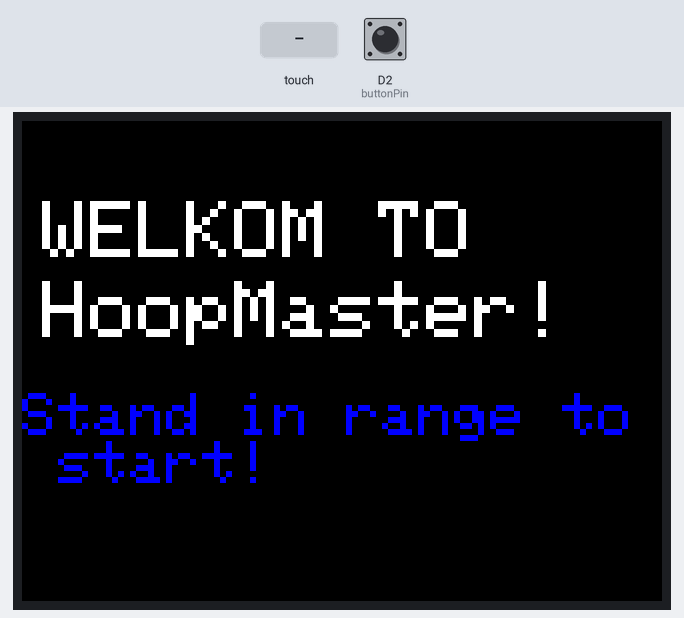
The sketch below on a simulated Arduino Uno R4 WiFi. On the bench: 320×240 colour display. Inputs (shaded band) come from the test bench; at power-on: D2 (buttonPin) HIGH. WiFi joins after 1.5 s; servers stay silent unless stated.

Above: at 3.0 s.
3.1 s: touch panel pressed at 13 % / 10 % of its raw x / y range
At 3.9 s:
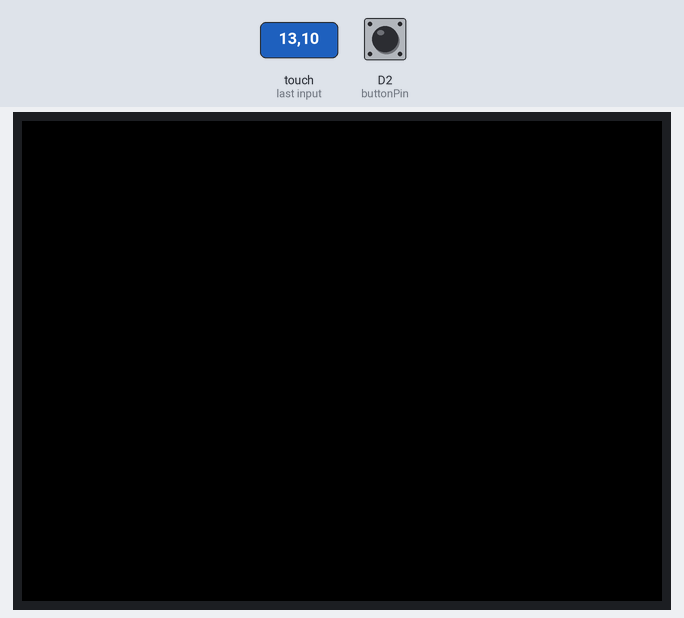
6.1 s: D2 (buttonPin) pulled LOW for 3.2 s
At 7.8 s:
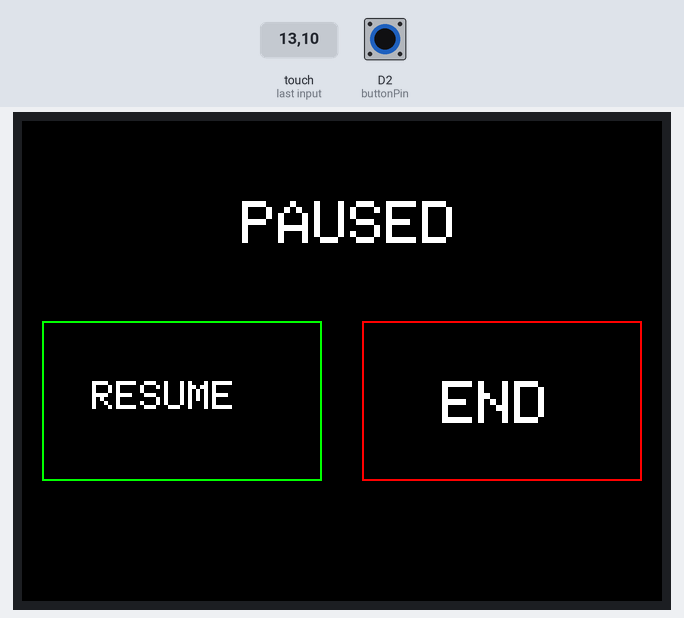
10.8 s: touch panel pressed at 38 % / 10 % of its raw x / y range
At 12.6 s:
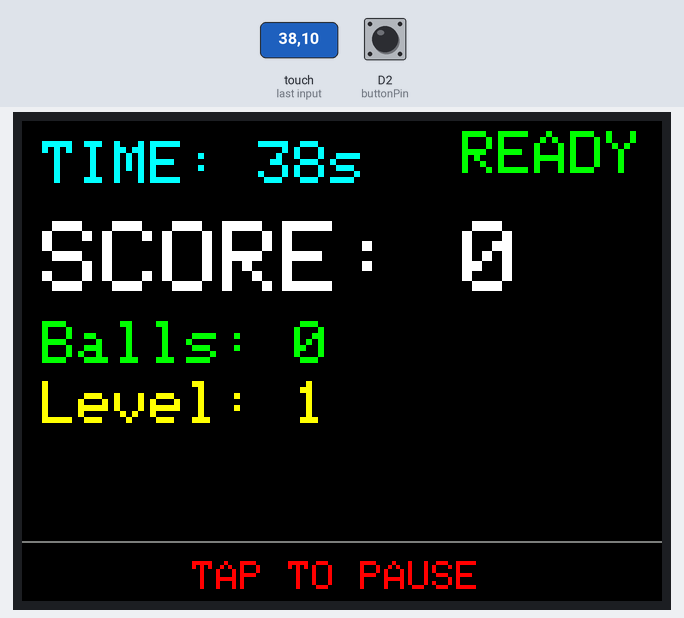
13.8 s: touch panel pressed at 13 % / 30 % of its raw x / y range
At 15.0 s:
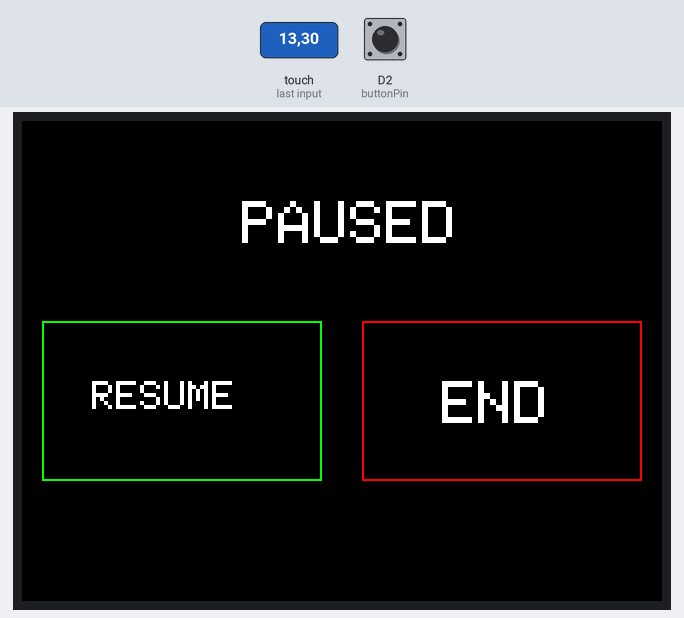
15.3 s: touch panel pressed at 38 % / 70 % of its raw x / y range
At 16.5 s:
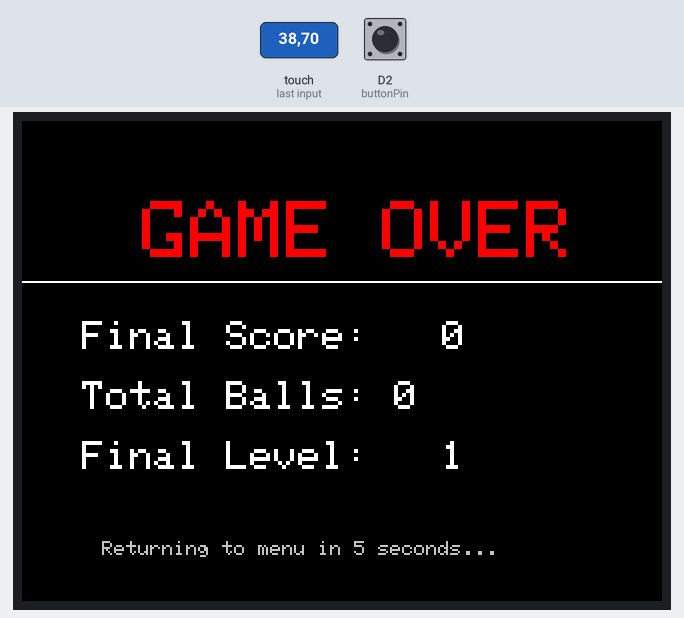
21.3 s: touch panel pressed at 62 % / 10 % of its raw x / y range
At 22.8 s:
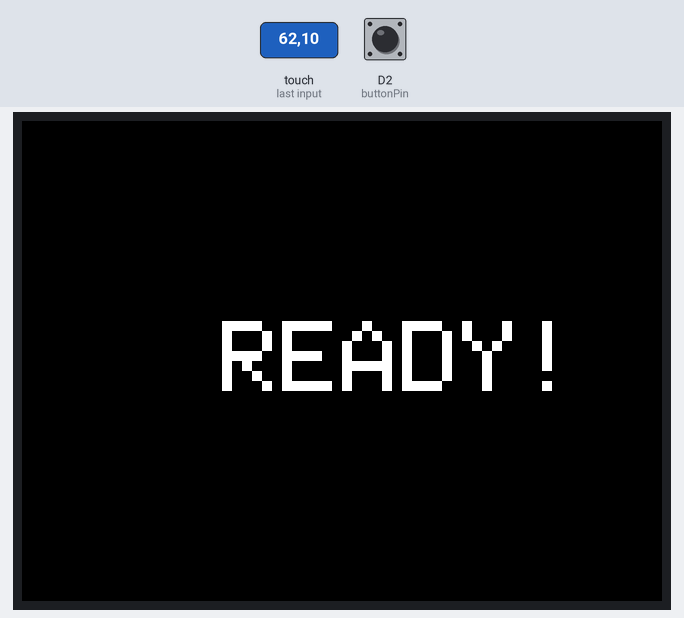
Timing chart, 0 to 24.3 s (numbered marks = the images above; inputs shaded):
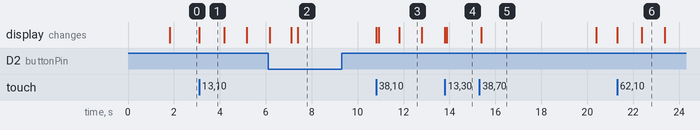

The sketch:

ArduinoBoardOne.ino
```cpp
#include "WiFiS3.h"
#include "WiFiUdp.h"
#include "SPI.h"
#include "Adafruit_GFX.h"
#include "Adafruit_ILI9341.h"
#include "TouchScreen.h"

// TFT & Touch Pins
#define TFT_DC 7
#define TFT_CS 10
#define TFT_RST 6
#define YP A2
#define XM A3
#define YM 8
#define XP 9

// Calibration
#define TS_MINX 150
#define TS_MINY 120
#define TS_MAXX 920
#define TS_MAXY 940
#define MINPRESSURE 10
#define MAXPRESSURE 1000

const int buttonPin = 2;

Adafruit_ILI9341 tft = Adafruit_ILI9341(TFT_CS, TFT_DC, TFT_RST);
TouchScreen ts = TouchScreen(XP, YP, XM, YM, 300);
WiFiUDP Udp;

char ssid[] = "Group9";
char pass[] = "12345678";
unsigned int localPort = 2390;
char packetBuffer[255];
IPAddress hoopIp(192, 168, 4, 1);

// Game Variables
int score_total = 0;
int balls_scored = 0;
int level = 1;
int lastLevel = 1;
bool playerInPosition = false;
unsigned long lastTapTime = 0;
unsigned long stateTimer = 0;
int countdownStep = 0;

// Timer Variables
unsigned long gameStartTime = 0;
unsigned long pauseStartTime = 0;
const unsigned long gameTimerLimit = 40000; // 20 seconds
int lastDisplayedSeconds = -1;

enum GameState { START_MENU, COUNTDOWN, GAME_RUNNING, PAUSED, GAME_OVER };
GameState currentState = START_MENU;

void setup() {
  Serial.begin(115200);
  tft.begin();
  tft.setRotation(1);
  tft.fillScreen(ILI9341_BLACK);

  tft.setTextColor(ILI9341_WHITE);
  tft.setTextSize(2);
  tft.setCursor(10, 10);
  tft.println("Connecting to WiFi...");

  WiFi.begin(ssid, pass);
  Udp.begin(localPort);
  pinMode(buttonPin, INPUT_PULLUP);

  showInstructions();
}

void loop() {
  pinMode(YP, INPUT);
  pinMode(XM, INPUT);
  pinMode(YM, INPUT);
  pinMode(XP, INPUT);
  TSPoint p = ts.getPoint();
  pinMode(XM, OUTPUT);
  pinMode(YP, OUTPUT);

  bool touched = (p.z > MINPRESSURE && p.z < MAXPRESSURE);
  unsigned long now = millis();

  int tx = 0, ty = 0;
  if (touched) {
    tx = map(p.y, TS_MINY, TS_MAXY, 0, 320);
    ty = map(p.x, TS_MAXX, TS_MINX, 0, 240);
  }

  int buttonState = digitalRead(buttonPin);

  // Physical Button Logic: Pauses Game
  if (buttonState == LOW && currentState == GAME_RUNNING) {
    currentState = PAUSED;
    pauseStartTime = millis(); // Track when we paused
    drawPauseMenu();
    lastTapTime = now;
  }

  switch (currentState) {
    case START_MENU:
      handleData();
      if (touched && (now - lastTapTime > 500)) {
        score_total = 0;
        balls_scored = 0;
        level = 1;
        lastLevel = 1;
        lastDisplayedSeconds = -1;
        startCountdown();
      }
      break;

    case COUNTDOWN:
      handleCountdown(now);
      break;

    case GAME_RUNNING:
      handleData();
      updateDisplay(); // Now handles timer logic

      if (touched && ty > 200 && (now - lastTapTime > 500)) {
        currentState = PAUSED;
        pauseStartTime = millis();
        drawPauseMenu();
        lastTapTime = now;
      }
      break;

    case PAUSED:
      handlePauseMenu(touched, tx, ty, now);
      break;

    case GAME_OVER:
      if (now - stateTimer > 5000) {
        sendControlPacket("UNMUTE");
        score_total = 0;
        balls_scored = 0;
        level = 1;
        lastLevel = 1;
        lastDisplayedSeconds = -1;
        currentState = START_MENU;
        showInstructions();
      }
      break;
  }
}

void sendControlPacket(String msg) {
  Udp.beginPacket(hoopIp, localPort);
  Udp.print(msg);
  Udp.endPacket();
}

void handleData() {
  int packetSize = Udp.parsePacket();
  if (packetSize) {
    int len = Udp.read(packetBuffer, 255);
    if (len > 0) packetBuffer[len] = 0;
    String rawData = String(packetBuffer);

    if (rawData == "CMD:READY") {
      playerInPosition = true;
      if (currentState == START_MENU) startCountdown();
    }
    else if (rawData == "CMD:NOTREADY") {
      playerInPosition = false;
    }
    else if (rawData.startsWith("B:")) {
      float diam = rawData.substring(2).toFloat();
      balls_scored++;

      if (diam < 12.0) score_total += 2;
      else score_total += 4;

      level = (balls_scored / 3) + 1;
      if (level > 2) {
          level = 2;
      }
    }

    // Logic to update Motor Arduino when level increases
    if (level != lastLevel) {
      sendControlPacket("LVL:" + String(level));
      lastLevel = level;
    }
  }
}

void startCountdown() {
  sendControlPacket("MUTE");
  currentState = COUNTDOWN;
  countdownStep = 3;
  stateTimer = millis();
  lastTapTime = millis();
  tft.fillScreen(ILI9341_BLACK);
}

void handleCountdown(unsigned long now) {
  if (now - stateTimer > 1000) {
    tft.fillScreen(ILI9341_BLACK);
    tft.setCursor(100, 100);
    tft.setTextSize(5);
    tft.setTextColor(ILI9341_WHITE);

    if (countdownStep == 3) tft.print("READY!");
    else if (countdownStep == 2) tft.print("SET!");
    else if (countdownStep == 1) tft.print("GO!");

    countdownStep--;
    stateTimer = now;

    if (countdownStep < 0) {
      tft.fillScreen(ILI9341_BLACK);
      currentState = GAME_RUNNING;
      gameStartTime = millis();
      updateDisplay();
    }
  }
}

void updateDisplay() {
  unsigned long now = millis();
  long timeLeftMillis = gameTimerLimit - (now - gameStartTime);

  // Check for Time Out
  if (timeLeftMillis < 1000) {
    currentState = GAME_OVER;
    stateTimer = now;
    showFinalScore();
    return;
  }

  int timeLeftSeconds = timeLeftMillis / 1000;

  // Only update display if a second has passed or score changed
  if (timeLeftSeconds != lastDisplayedSeconds) {

    if ((timeLeftSeconds == 3 && lastDisplayedSeconds > 3)) {
      tft.fillScreen(ILI9341_BLACK);
    }

    lastDisplayedSeconds = timeLeftSeconds;

    if (timeLeftSeconds <= 3) {
      tft.fillRect(140, 100, 100, 100, ILI9341_BLACK);
      tft.setCursor(140, 100);
      tft.setTextSize(8);
      tft.setTextColor(ILI9341_WHITE);
      tft.print(timeLeftSeconds);
    }
    else {
      // Timer HUD
      tft.setCursor(10, 10);
      tft.setTextSize(3);
      tft.setTextColor(ILI9341_CYAN, ILI9341_BLACK);
      tft.print("TIME: "); tft.print(timeLeftSeconds); tft.print("s  ");

      // Score
      tft.setCursor(10, 50);
      tft.setTextSize(5);
      tft.setTextColor(ILI9341_WHITE, ILI9341_BLACK);
      tft.print("SCORE: "); tft.println(score_total);

      // Stats
      tft.setCursor(10, 100);
      tft.setTextSize(3);
      tft.setTextColor(ILI9341_GREEN, ILI9341_BLACK);
      tft.print("Balls: "); tft.print(balls_scored); tft.print("  ");

      tft.setCursor(10, 130);
      tft.setTextColor(ILI9341_YELLOW, ILI9341_BLACK);
      tft.print("Level: "); tft.print(level); tft.print("  ");

      // Ready Status
      tft.setCursor(220, 5);
      if (playerInPosition || currentState == GAME_RUNNING) {
        tft.setTextColor(ILI9341_GREEN, ILI9341_BLACK);
        tft.print("READY");
      } else {
        tft.setTextColor(ILI9341_RED, ILI9341_BLACK);
        tft.print("WAIT ");
      }

      tft.drawFastHLine(0, 210, 320, ILI9341_DARKGREY);
      tft.setCursor(85, 220);
      tft.setTextSize(2);
      tft.setTextColor(ILI9341_RED, ILI9341_BLACK);
      tft.print("TAP TO PAUSE");
    }
  }
}

void showInstructions() {
  tft.fillScreen(ILI9341_BLACK);
  tft.setTextColor(ILI9341_WHITE);
  tft.setCursor(10, 40);
  tft.setTextSize(4);
  tft.println("WELKOM TO");
  tft.setCursor(10, 80);
  tft.println("HoopMaster!");
  tft.setTextSize(3);
  tft.setTextColor(ILI9341_BLUE);
  tft.println("\nStand in range to start!");
}

void drawPauseMenu() {
  tft.fillScreen(ILI9341_BLACK);
  tft.setTextSize(3);
  tft.setTextColor(ILI9341_WHITE);
  tft.setCursor(110, 40);
  tft.print("PAUSED");
  tft.drawRect(10, 100, 140, 80, ILI9341_GREEN);
  tft.setTextSize(2);
  tft.setCursor(35, 130); tft.print("RESUME");
  tft.drawRect(170, 100, 140, 80, ILI9341_RED);
  tft.setTextSize(3);
  tft.setCursor(210, 130); tft.print("END");
}

void handlePauseMenu(bool touched, int tx, int ty, unsigned long now) {
  if (touched && (now - lastTapTime > 500)) {
    if (tx >= 10 && tx <= 150 && ty >= 100 && ty <= 180) {
      // Resume Logic: Calculate Pause Duration
      unsigned long pauseDuration = millis() - pauseStartTime;
      gameStartTime += pauseDuration; // Shift start time so timer doesn't lose time

      tft.fillScreen(ILI9341_BLACK);
      currentState = GAME_RUNNING;
      lastDisplayedSeconds = -1;
      updateDisplay();
    }
    else if (tx >= 170 && tx <= 310 && ty >= 100 && ty <= 180) {
      currentState = GAME_OVER;
      stateTimer = now;
      showFinalScore();
    }
    lastTapTime = now;
  }
}

void showFinalScore() {
  sendControlPacket("LVL:1");
  tft.fillScreen(ILI9341_BLACK);
  tft.setTextColor(ILI9341_RED);
  tft.setTextSize(4);
  tft.setCursor(60, 40);
  tft.println("GAME OVER");
  tft.drawFastHLine(0, 80, 320, ILI9341_WHITE);
  tft.setTextColor(ILI9341_WHITE);
  tft.setTextSize(2);
  tft.setCursor(30, 100);
  tft.print("Final Score:   "); tft.println(score_total);
  tft.setCursor(30, 130);
  tft.print("Total Balls: "); tft.println(balls_scored);
  tft.setCursor(30, 160);
  tft.print("Final Level:   "); tft.println(level);
  tft.setCursor(40, 210);
  tft.setTextSize(1);
  tft.setTextColor(ILI9341_LIGHTGREY);
  tft.print("Returning to menu in 5 seconds...");
}
```

Measured:
- after the input at 3.1 s, the display: changes at once (image 1)
- after the input at 10.8 s, the display: first changes at once (image 3 shows a later state)
- after the input at 13.8 s, the display: first differs from a run without the input after 0.08 s (image 4)
- after the input at 15.3 s, the display: changes after 0.09 s (image 5)
- after the input at 21.3 s, the display: first changes at once (image 6 shows a later state)
- what the display in image 1 shows lasts 1.1 s, from 3.1 s to 4.2 s
- what the display in image 3 shows lasts 1.0 s, from 11.8 s to 12.8 s
